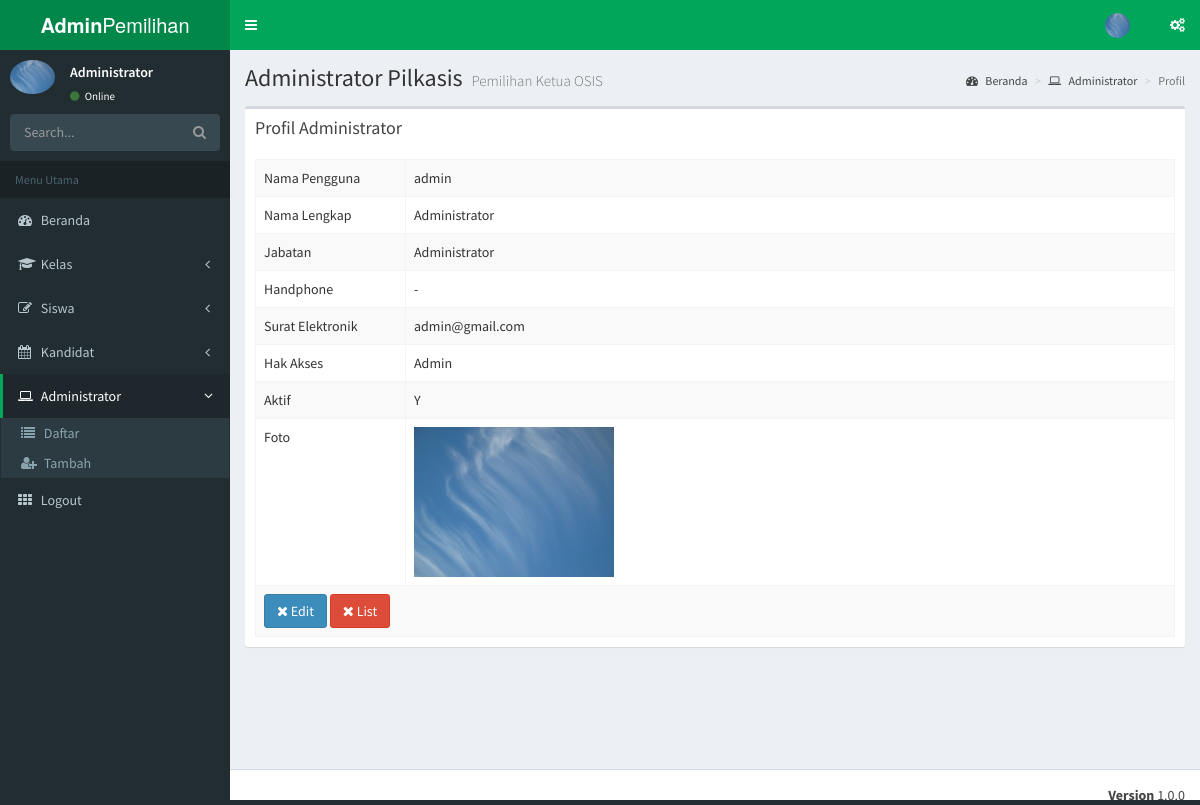
The page /admin/index.php?m=admin&s=profil (signed in) on the database its author committed.
### tables this page shows
CREATE TABLE `pengguna` (
  `idpengguna` int(2) NOT NULL,
  `username` varchar(25) NOT NULL,
  `password` varchar(32) NOT NULL,
  `nama` varchar(50) NOT NULL,
  `jabatan` varchar(30) NOT NULL,
  `hp` varchar(15) NOT NULL,
  `email` varchar(50) NOT NULL,
  `hakakses` varchar(15) NOT NULL,
  `aktif` enum('Y','T') NOT NULL DEFAULT 'T',
  `foto` varchar(50) NOT NULL
);

### admin/modul/administrator/profil.php (the view, shortened to what this page needs)
<?php include "atas.php"; ?>
  <div class="content-wrapper">
    <section class="content-header">
      <h1>
        Administrator Pilkasis
        <small>Pemilihan Ketua OSIS</small>
      </h1>
      <ol class="breadcrumb">
        <li><a href="."><i class="fa fa-dashboard"></i> Beranda</a></li>
        <li><a href="?m=admin"><i class="fa fa-laptop"></i> Administrator</a></li>
        <li class="active">Profil</li>
      </ol>
    </section>
	<section class="content">
      <div class="row">
        <div class="col-xs-12">
          <div class="box">
            <div class="box-header">
              <h3 class="box-title">Profil Administrator</h3>
            </div>
            <div class="box-body">
<?php
$id=$_SESSION['idkasis'];
include "../sambungan.php";
$sql="SELECT * FROM pengguna WHERE idpengguna='$id'";
$query=mysqli_query($koneksi,$sql);
$r=mysqli_fetch_assoc($query);
?>
              <table id="pilkasis1" class="table table-bordered table-hover table-striped">
                <tbody>
					<tr>
						<td width=150>Nama Pengguna</td>
						<td><?php echo$r['username'];?></td>
					</tr>
					<tr>
						<td>Nama Lengkap</td>
						<td><?php echo$r['nama'];?></td>
					</tr>
					<tr>
						<td>Jabatan</td>
						<td><?php echo$r['jabatan'];?></td>
					</tr>
					<tr>
						<td>Handphone</td>
						<td><?php echo$r['hp'];?></td>
					</tr>
					<tr>
						<td>Surat Elektronik</td>
						<td><?php echo$r['email'];?></td>
					</tr>
					<tr>
						<td>Hak Akses</td>
						<td><?php echo $r['hakakses'];?></td>
					</tr>
					<tr>
						<td>Aktif</td>
						<td><?php echo $r['aktif'];?></td>
					</tr>
					<tr>
						<td>Foto</td>
						<td>
<?php
						if ($r['foto']!=''){
						  echo "<img src=\"../gambar/pengguna/$r[foto]\" height=150 />";
						}
						else{
						  echo "<img src=\"../gambar/pengguna/0.jpg\">";
						}
?>
					</tr>
					<tr>
						<td colspan=2>
						<a href="?m=admin&s=edit&idp=<?php echo$id;?>" class="btn btn-large btn-primary"><i class="fa fa-times"></i> Edit</a>
						<a href="?m=admin" class="btn btn-large btn-danger"><i class="fa fa-times"></i> List</a></td>
					</tr>
                </tbody>
              </table>
            </div>
          </div>
        </div>
      </div>
    </section>
<?php include "bawah.php"; ?>

### rows shown on the page
pengguna: username "admin", nama "Administrator", jabatan "Administrator", hp "-", email "admin@gmail.com", hakakses "Admin", aktif "Y", foto (picture)

### other values the page prints
$_SESSION['namakasis'] "Administrator"
